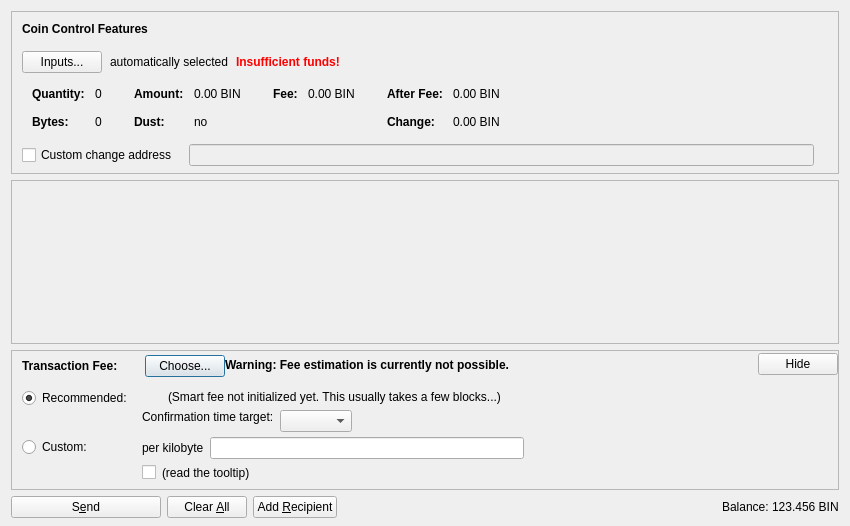
<?xml version="1.0" encoding="UTF-8"?>
<ui version="4.0">
 <class>SendCoinsDialog</class>
 <widget class="QDialog" name="SendCoinsDialog">
  <property name="geometry">
   <rect>
    <x>0</x>
    <y>0</y>
    <width>850</width>
    <height>526</height>
   </rect>
  </property>
  <property name="windowTitle">
   <string>Send Coins</string>
  </property>
  <layout class="QVBoxLayout" name="verticalLayout" stretch="0,1,0,0">
   <property name="bottomMargin">
    <number>8</number>
   </property>
   <item>
    <widget class="QFrame" name="frameCoinControl">
     <property name="sizePolicy">
      <sizepolicy hsizetype="Expanding" vsizetype="Expanding">
       <horstretch>0</horstretch>
       <verstretch>0</verstretch>
      </sizepolicy>
     </property>
     <property name="maximumSize">
      <size>
       <width>16777215</width>
       <height>16777215</height>
      </size>
     </property>
     <property name="frameShape">
      <enum>QFrame::StyledPanel</enum>
     </property>
     <property name="frameShadow">
      <enum>QFrame::Sunken</enum>
     </property>
     <layout class="QVBoxLayout" name="verticalLayoutCoinControl2">
      <property name="spacing">
       <number>0</number>
      </property>
      <property name="leftMargin">
       <number>0</number>
      </property>
      <property name="topMargin">
       <number>0</number>
      </property>
      <property name="rightMargin">
       <number>0</number>
      </property>
      <property name="bottomMargin">
       <number>6</number>
      </property>
      <item>
       <layout class="QVBoxLayout" name="verticalLayoutCoinControl" stretch="0,0,0,0,1">
        <property name="spacing">
         <number>0</number>
        </property>
        <property name="leftMargin">
         <number>10</number>
        </property>
        <property name="topMargin">
         <number>10</number>
        </property>
        <item>
         <layout class="QHBoxLayout" name="horizontalLayoutCoinControl1">
          <property name="bottomMargin">
           <number>15</number>
          </property>
          <item>
           <widget class="QLabel" name="labelCoinControlFeatures">
            <property name="sizePolicy">
             <sizepolicy hsizetype="Preferred" vsizetype="Maximum">
              <horstretch>0</horstretch>
              <verstretch>0</verstretch>
             </sizepolicy>
            </property>
            <property name="font">
             <font>
              <weight>75</weight>
              <bold>true</bold>
             </font>
            </property>
            <property name="styleSheet">
             <string notr="true">font-weight:bold;</string>
            </property>
            <property name="text">
             <string>Coin Control Features</string>
            </property>
           </widget>
          </item>
         </layout>
        </item>
        <item>
         <layout class="QHBoxLayout" name="horizontalLayoutCoinControl2" stretch="0,0,0,0">
          <property name="spacing">
           <number>8</number>
          </property>
          <property name="bottomMargin">
           <number>10</number>
          </property>
          <item>
           <widget class="QPushButton" name="pushButtonCoinControl">
            <property name="styleSheet">
             <string notr="true"/>
            </property>
            <property name="text">
             <string>Inputs...</string>
            </property>
            <property name="autoDefault">
             <bool>false</bool>
            </property>
           </widget>
          </item>
          <item>
           <widget class="QLabel" name="labelCoinControlAutomaticallySelected">
            <property name="text">
             <string>automatically selected</string>
            </property>
            <property name="margin">
             <number>5</number>
            </property>
           </widget>
          </item>
          <item>
           <widget class="QLabel" name="labelCoinControlInsuffFunds">
            <property name="font">
             <font>
              <weight>75</weight>
              <bold>true</bold>
             </font>
            </property>
            <property name="styleSheet">
             <string notr="true">color:red;font-weight:bold;</string>
            </property>
            <property name="text">
             <string>Insufficient funds!</string>
            </property>
            <property name="margin">
             <number>5</number>
            </property>
           </widget>
          </item>
          <item>
           <spacer name="horizontalSpacerCoinControl">
            <property name="orientation">
             <enum>Qt::Horizontal</enum>
            </property>
            <property name="sizeHint" stdset="0">
             <size>
              <width>40</width>
              <height>1</height>
             </size>
            </property>
           </spacer>
          </item>
         </layout>
        </item>
        <item>
         <widget class="QWidget" name="widgetCoinControl" native="true">
          <property name="sizePolicy">
           <sizepolicy hsizetype="Preferred" vsizetype="Preferred">
            <horstretch>0</horstretch>
            <verstretch>0</verstretch>
           </sizepolicy>
          </property>
          <property name="minimumSize">
           <size>
            <width>0</width>
            <height>0</height>
           </size>
          </property>
          <property name="styleSheet">
           <string notr="true"/>
          </property>
          <layout class="QHBoxLayout" name="horizontalLayoutCoinControl5">
           <property name="leftMargin">
            <number>0</number>
           </property>
           <property name="topMargin">
            <number>0</number>
           </property>
           <property name="rightMargin">
            <number>0</number>
           </property>
           <property name="bottomMargin">
            <number>0</number>
           </property>
           <item>
            <layout class="QHBoxLayout" name="horizontalLayoutCoinControl3" stretch="0,0,0,1">
             <property name="spacing">
              <number>20</number>
             </property>
             <property name="topMargin">
              <number>0</number>
             </property>
             <property name="bottomMargin">
              <number>10</number>
             </property>
             <item>
              <layout class="QFormLayout" name="formLayoutCoinControl1">
               <property name="horizontalSpacing">
                <number>10</number>
               </property>
               <property name="verticalSpacing">
                <number>14</number>
               </property>
               <property name="leftMargin">
                <number>10</number>
               </property>
               <property name="topMargin">
                <number>4</number>
               </property>
               <property name="rightMargin">
                <number>6</number>
               </property>
               <item row="0" column="0">
                <widget class="QLabel" name="labelCoinControlQuantityText">
                 <property name="font">
                  <font>
                   <weight>75</weight>
                   <bold>true</bold>
                  </font>
                 </property>
                 <property name="text">
                  <string>Quantity:</string>
                 </property>
                 <property name="margin">
                  <number>0</number>
                 </property>
                </widget>
               </item>
               <item row="0" column="1">
                <widget class="QLabel" name="labelCoinControlQuantity">
                 <property name="cursor">
                  <cursorShape>IBeamCursor</cursorShape>
                 </property>
                 <property name="contextMenuPolicy">
                  <enum>Qt::ActionsContextMenu</enum>
                 </property>
                 <property name="text">
                  <string notr="true">0</string>
                 </property>
                 <property name="margin">
                  <number>0</number>
                 </property>
                 <property name="textInteractionFlags">
                  <set>Qt::LinksAccessibleByMouse|Qt::TextSelectableByKeyboard|Qt::TextSelectableByMouse</set>
                 </property>
                </widget>
               </item>
               <item row="1" column="0">
                <widget class="QLabel" name="labelCoinControlBytesText">
                 <property name="font">
                  <font>
                   <weight>75</weight>
                   <bold>true</bold>
                  </font>
                 </property>
                 <property name="text">
                  <string>Bytes:</string>
                 </property>
                </widget>
               </item>
               <item row="1" column="1">
                <widget class="QLabel" name="labelCoinControlBytes">
                 <property name="cursor">
                  <cursorShape>IBeamCursor</cursorShape>
                 </property>
                 <property name="contextMenuPolicy">
                  <enum>Qt::ActionsContextMenu</enum>
                 </property>
                 <property name="text">
                  <string notr="true">0</string>
                 </property>
                 <property name="textInteractionFlags">
                  <set>Qt::LinksAccessibleByMouse|Qt::TextSelectableByKeyboard|Qt::TextSelectableByMouse</set>
                 </property>
                </widget>
               </item>
              </layout>
             </item>
             <item>
              <layout class="QFormLayout" name="formLayoutCoinControl2">
               <property name="horizontalSpacing">
                <number>10</number>
               </property>
               <property name="verticalSpacing">
                <number>14</number>
               </property>
               <property name="leftMargin">
                <number>6</number>
               </property>
               <property name="topMargin">
                <number>4</number>
               </property>
               <property name="rightMargin">
                <number>6</number>
               </property>
               <item row="0" column="0">
                <widget class="QLabel" name="labelCoinControlAmountText">
                 <property name="font">
                  <font>
                   <weight>75</weight>
                   <bold>true</bold>
                  </font>
                 </property>
                 <property name="text">
                  <string>Amount:</string>
                 </property>
                 <property name="margin">
                  <number>0</number>
                 </property>
                </widget>
               </item>
               <item row="0" column="1">
                <widget class="QLabel" name="labelCoinControlAmount">
                 <property name="cursor">
                  <cursorShape>IBeamCursor</cursorShape>
                 </property>
                 <property name="contextMenuPolicy">
                  <enum>Qt::ActionsContextMenu</enum>
                 </property>
                 <property name="text">
                  <string notr="true">0.00 BIN</string>
                 </property>
                 <property name="textInteractionFlags">
                  <set>Qt::LinksAccessibleByMouse|Qt::TextSelectableByKeyboard|Qt::TextSelectableByMouse</set>
                 </property>
                </widget>
               </item>
               <item row="1" column="0">
                <widget class="QLabel" name="labelCoinControlLowOutputText">
                 <property name="font">
                  <font>
                   <weight>75</weight>
                   <bold>true</bold>
                  </font>
                 </property>
                 <property name="text">
                  <string>Dust:</string>
                 </property>
                </widget>
               </item>
               <item row="1" column="1">
                <widget class="QLabel" name="labelCoinControlLowOutput">
                 <property name="cursor">
                  <cursorShape>IBeamCursor</cursorShape>
                 </property>
                 <property name="contextMenuPolicy">
                  <enum>Qt::ActionsContextMenu</enum>
                 </property>
                 <property name="text">
                  <string notr="true">no</string>
                 </property>
                 <property name="textInteractionFlags">
                  <set>Qt::LinksAccessibleByMouse|Qt::TextSelectableByKeyboard|Qt::TextSelectableByMouse</set>
                 </property>
                </widget>
               </item>
              </layout>
             </item>
             <item>
              <layout class="QFormLayout" name="formLayoutCoinControl3">
               <property name="horizontalSpacing">
                <number>10</number>
               </property>
               <property name="verticalSpacing">
                <number>14</number>
               </property>
               <property name="leftMargin">
                <number>6</number>
               </property>
               <property name="topMargin">
                <number>4</number>
               </property>
               <property name="rightMargin">
                <number>6</number>
               </property>
               <item row="0" column="0">
                <widget class="QLabel" name="labelCoinControlFeeText">
                 <property name="font">
                  <font>
                   <weight>75</weight>
                   <bold>true</bold>
                  </font>
                 </property>
                 <property name="text">
                  <string>Fee:</string>
                 </property>
                 <property name="margin">
                  <number>0</number>
                 </property>
                </widget>
               </item>
               <item row="0" column="1">
                <widget class="QLabel" name="labelCoinControlFee">
                 <property name="cursor">
                  <cursorShape>IBeamCursor</cursorShape>
                 </property>
                 <property name="contextMenuPolicy">
                  <enum>Qt::ActionsContextMenu</enum>
                 </property>
                 <property name="text">
                  <string notr="true">0.00 BIN</string>
                 </property>
                 <property name="textInteractionFlags">
                  <set>Qt::LinksAccessibleByMouse|Qt::TextSelectableByKeyboard|Qt::TextSelectableByMouse</set>
                 </property>
                </widget>
               </item>
              </layout>
             </item>
             <item>
              <layout class="QFormLayout" name="formLayoutCoinControl4">
               <property name="horizontalSpacing">
                <number>10</number>
               </property>
               <property name="verticalSpacing">
                <number>14</number>
               </property>
               <property name="leftMargin">
                <number>6</number>
               </property>
               <property name="topMargin">
                <number>4</number>
               </property>
               <property name="rightMargin">
                <number>6</number>
               </property>
               <item row="0" column="0">
                <widget class="QLabel" name="labelCoinControlAfterFeeText">
                 <property name="font">
                  <font>
                   <weight>75</weight>
                   <bold>true</bold>
                  </font>
                 </property>
                 <property name="text">
                  <string>After Fee:</string>
                 </property>
                 <property name="margin">
                  <number>0</number>
                 </property>
                </widget>
               </item>
               <item row="0" column="1">
                <widget class="QLabel" name="labelCoinControlAfterFee">
                 <property name="cursor">
                  <cursorShape>IBeamCursor</cursorShape>
                 </property>
                 <property name="contextMenuPolicy">
                  <enum>Qt::ActionsContextMenu</enum>
                 </property>
                 <property name="text">
                  <string notr="true">0.00 BIN</string>
                 </property>
                 <property name="textInteractionFlags">
                  <set>Qt::LinksAccessibleByMouse|Qt::TextSelectableByKeyboard|Qt::TextSelectableByMouse</set>
                 </property>
                </widget>
               </item>
               <item row="1" column="0">
                <widget class="QLabel" name="labelCoinControlChangeText">
                 <property name="font">
                  <font>
                   <weight>75</weight>
                   <bold>true</bold>
                  </font>
                 </property>
                 <property name="text">
                  <string>Change:</string>
                 </property>
                </widget>
               </item>
               <item row="1" column="1">
                <widget class="QLabel" name="labelCoinControlChange">
                 <property name="cursor">
                  <cursorShape>IBeamCursor</cursorShape>
                 </property>
                 <property name="contextMenuPolicy">
                  <enum>Qt::ActionsContextMenu</enum>
                 </property>
                 <property name="text">
                  <string notr="true">0.00 BIN</string>
                 </property>
                 <property name="textInteractionFlags">
                  <set>Qt::LinksAccessibleByMouse|Qt::TextSelectableByKeyboard|Qt::TextSelectableByMouse</set>
                 </property>
                </widget>
               </item>
              </layout>
             </item>
            </layout>
           </item>
          </layout>
         </widget>
        </item>
        <item>
         <layout class="QHBoxLayout" name="horizontalLayoutCoinControl4" stretch="0,0,0">
          <property name="spacing">
           <number>12</number>
          </property>
          <property name="sizeConstraint">
           <enum>QLayout::SetDefaultConstraint</enum>
          </property>
          <property name="topMargin">
           <number>5</number>
          </property>
          <property name="rightMargin">
           <number>5</number>
          </property>
          <item>
           <widget class="QCheckBox" name="checkBoxCoinControlChange">
            <property name="toolTip">
             <string>If this is activated, but the change address is empty or invalid, change will be sent to a newly generated address.</string>
            </property>
            <property name="text">
             <string>Custom change address</string>
            </property>
           </widget>
          </item>
          <item>
           <widget class="QValidatedLineEdit" name="lineEditCoinControlChange">
            <property name="enabled">
             <bool>false</bool>
            </property>
            <property name="sizePolicy">
             <sizepolicy hsizetype="Expanding" vsizetype="Fixed">
              <horstretch>0</horstretch>
              <verstretch>0</verstretch>
             </sizepolicy>
            </property>
           </widget>
          </item>
          <item>
           <widget class="QLabel" name="labelCoinControlChangeLabel">
            <property name="sizePolicy">
             <sizepolicy hsizetype="Preferred" vsizetype="Expanding">
              <horstretch>0</horstretch>
              <verstretch>0</verstretch>
             </sizepolicy>
            </property>
            <property name="minimumSize">
             <size>
              <width>0</width>
              <height>0</height>
             </size>
            </property>
            <property name="text">
             <string/>
            </property>
            <property name="margin">
             <number>3</number>
            </property>
           </widget>
          </item>
         </layout>
        </item>
        <item>
         <spacer name="verticalSpacerCoinControl">
          <property name="orientation">
           <enum>Qt::Vertical</enum>
          </property>
          <property name="sizeHint" stdset="0">
           <size>
            <width>800</width>
            <height>1</height>
           </size>
          </property>
         </spacer>
        </item>
       </layout>
      </item>
     </layout>
    </widget>
   </item>
   <item>
    <widget class="QScrollArea" name="scrollArea">
     <property name="widgetResizable">
      <bool>true</bool>
     </property>
     <widget class="QWidget" name="scrollAreaWidgetContents">
      <property name="geometry">
       <rect>
        <x>0</x>
        <y>0</y>
        <width>830</width>
        <height>104</height>
       </rect>
      </property>
      <layout class="QVBoxLayout" name="verticalLayout_2" stretch="0,1">
       <property name="leftMargin">
        <number>0</number>
       </property>
       <property name="topMargin">
        <number>0</number>
       </property>
       <property name="rightMargin">
        <number>0</number>
       </property>
       <property name="bottomMargin">
        <number>0</number>
       </property>
       <item>
        <layout class="QVBoxLayout" name="entries">
         <property name="spacing">
          <number>6</number>
         </property>
        </layout>
       </item>
       <item>
        <spacer name="verticalSpacer">
         <property name="orientation">
          <enum>Qt::Vertical</enum>
         </property>
         <property name="sizeHint" stdset="0">
          <size>
           <width>20</width>
           <height>40</height>
          </size>
         </property>
        </spacer>
       </item>
      </layout>
     </widget>
    </widget>
   </item>
   <item>
    <widget class="QFrame" name="frameFee">
     <property name="sizePolicy">
      <sizepolicy hsizetype="Expanding" vsizetype="Expanding">
       <horstretch>0</horstretch>
       <verstretch>0</verstretch>
      </sizepolicy>
     </property>
     <property name="maximumSize">
      <size>
       <width>16777215</width>
       <height>16777215</height>
      </size>
     </property>
     <property name="frameShape">
      <enum>QFrame::StyledPanel</enum>
     </property>
     <property name="frameShadow">
      <enum>QFrame::Sunken</enum>
     </property>
     <layout class="QVBoxLayout" name="verticalLayoutFee1">
      <property name="spacing">
       <number>0</number>
      </property>
      <property name="leftMargin">
       <number>0</number>
      </property>
      <property name="topMargin">
       <number>0</number>
      </property>
      <property name="rightMargin">
       <number>0</number>
      </property>
      <property name="bottomMargin">
       <number>0</number>
      </property>
      <item>
       <layout class="QVBoxLayout" name="verticalLayoutFee2" stretch="0,0,0">
        <property name="spacing">
         <number>0</number>
        </property>
        <property name="leftMargin">
         <number>10</number>
        </property>
        <property name="topMargin">
         <number>0</number>
        </property>
        <item>
         <layout class="QHBoxLayout" name="horizontalLayoutFee1">
          <property name="bottomMargin">
           <number>0</number>
          </property>
          <item>
           <layout class="QVBoxLayout" name="verticalLayoutFee7">
            <property name="spacing">
             <number>0</number>
            </property>
            <item>
             <spacer name="verticalSpacerSmartFee">
              <property name="orientation">
               <enum>Qt::Vertical</enum>
              </property>
              <property name="sizeType">
               <enum>QSizePolicy::Fixed</enum>
              </property>
              <property name="sizeHint" stdset="0">
               <size>
                <width>1</width>
                <height>4</height>
               </size>
              </property>
             </spacer>
            </item>
            <item>
             <layout class="QHBoxLayout" name="horizontalLayoutSmartFee">
              <property name="spacing">
               <number>10</number>
              </property>
              <item>
               <widget class="QLabel" name="labelFeeHeadline">
                <property name="sizePolicy">
                 <sizepolicy hsizetype="Preferred" vsizetype="Maximum">
                  <horstretch>0</horstretch>
                  <verstretch>0</verstretch>
                 </sizepolicy>
                </property>
                <property name="font">
                 <font>
                  <weight>75</weight>
                  <bold>true</bold>
                 </font>
                </property>
                <property name="styleSheet">
                 <string notr="true">font-weight:bold;</string>
                </property>
                <property name="text">
                 <string>Transaction Fee:</string>
                </property>
               </widget>
              </item>
              <item>
               <widget class="QLabel" name="labelFeeMinimized">
                <property name="text">
                 <string/>
                </property>
               </widget>
              </item>
              <item>
               <widget class="QPushButton" name="buttonChooseFee">
                <property name="text">
                 <string>Choose...</string>
                </property>
               </widget>
              </item>
             </layout>
            </item>
            <item>
             <spacer name="verticalSpacer_5">
              <property name="orientation">
               <enum>Qt::Vertical</enum>
              </property>
              <property name="sizeHint" stdset="0">
               <size>
                <width>1</width>
                <height>1</height>
               </size>
              </property>
             </spacer>
            </item>
           </layout>
          </item>
          <item>
           <widget class="QLabel" name="fallbackFeeWarningLabel">
            <property name="toolTip">
             <string>Using the fallbackfee can result in sending a transaction that will take several hours or days (or never) to confirm. Consider choosing your fee manually or wait until you have validated the complete chain.</string>
            </property>
            <property name="font">
            <font>
                <weight>75</weight>
                <bold>true</bold>
            </font>
            </property>
            <property name="text">
             <string>Warning: Fee estimation is currently not possible.</string>
            </property>
            <property name="wordWrap">
             <bool>false</bool>
            </property>
           </widget>
          </item>
          <item>
           <spacer name="horizontalSpacer_4">
            <property name="orientation">
             <enum>Qt::Horizontal</enum>
            </property>
            <property name="sizeType">
             <enum>QSizePolicy::MinimumExpanding</enum>
            </property>
            <property name="sizeHint" stdset="0">
             <size>
              <width>40</width>
              <height>20</height>
             </size>
            </property>
           </spacer>
          </item>
          <item>
           <widget class="QPushButton" name="buttonMinimizeFee">
            <property name="toolTip">
             <string>collapse fee-settings</string>
            </property>
            <property name="text">
             <string>Hide</string>
            </property>
           </widget>
          </item>
         </layout>
        </item>
        <item>
         <widget class="QFrame" name="frameFeeSelection">
          <layout class="QVBoxLayout" name="verticalLayoutFee12">
           <property name="spacing">
            <number>0</number>
           </property>
           <property name="leftMargin">
            <number>0</number>
           </property>
           <property name="topMargin">
            <number>0</number>
           </property>
           <property name="rightMargin">
            <number>0</number>
           </property>
           <property name="bottomMargin">
            <number>0</number>
           </property>
           <item>
            <layout class="QGridLayout" name="gridLayoutFee">
             <property name="topMargin">
              <number>10</number>
             </property>
             <property name="bottomMargin">
              <number>4</number>
             </property>
             <property name="horizontalSpacing">
              <number>10</number>
             </property>
             <property name="verticalSpacing">
              <number>4</number>
             </property>
             <item row="1" column="1">
              <layout class="QVBoxLayout" name="verticalLayoutFee8">
               <property name="spacing">
                <number>6</number>
               </property>
               <item>
                <layout class="QHBoxLayout" name="horizontalLayoutFee13">
                 <item>
                  <widget class="QLabel" name="labelCustomPerKilobyte">
                   <property name="toolTip">
                    <string>If the custom fee is set to 1000 satoshis and the transaction is only 250 bytes, then &quot;per kilobyte&quot; only pays 250 satoshis in fee, while &quot;total at least&quot; pays 1000 satoshis. For transactions bigger than a kilobyte both pay by kilobyte.</string>
                   </property>
                   <property name="text">
                    <string>per kilobyte</string>
                   </property>
                  </widget>
                 </item>
                 <item>
                  <widget class="BitcoinAmountField" name="customFee"/>
                 </item>
                 <item>
                  <spacer name="horizontalSpacer_6">
                   <property name="orientation">
                    <enum>Qt::Horizontal</enum>
                   </property>
                   <property name="sizeHint" stdset="0">
                    <size>
                     <width>1</width>
                     <height>1</height>
                    </size>
                   </property>
                  </spacer>
                 </item>
                </layout>
               </item>
               <item>
                <layout class="QHBoxLayout" name="horizontalLayoutFee8">
                 <item>
                  <widget class="QCheckBox" name="checkBoxMinimumFee">
                   <property name="toolTip">
                    <string>Paying only the minimum fee is just fine as long as there is less transaction volume than space in the blocks. But be aware that this can end up in a never confirming transaction once there is more demand for bintancoin transactions than the network can process.</string>
                   </property>
                   <property name="text">
                    <string/>
                   </property>
                  </widget>
                 </item>
                 <item>
                  <widget class="QLabel" name="labelMinFeeWarning">
                   <property name="enabled">
                    <bool>true</bool>
                   </property>
                   <property name="toolTip">
                    <string>Paying only the minimum fee is just fine as long as there is less transaction volume than space in the blocks. But be aware that this can end up in a never confirming transaction once there is more demand for bintancoin transactions than the network can process.</string>
                   </property>
                   <property name="text">
                    <string>(read the tooltip)</string>
                   </property>
                   <property name="margin">
                    <number>5</number>
                   </property>
                  </widget>
                 </item>
                 <item>
                  <spacer name="horizontalSpacer_2">
                   <property name="orientation">
                    <enum>Qt::Horizontal</enum>
                   </property>
                   <property name="sizeHint" stdset="0">
                    <size>
                     <width>1</width>
                     <height>1</height>
                    </size>
                   </property>
                  </spacer>
                 </item>
                </layout>
               </item>
              </layout>
             </item>
             <item row="0" column="0">
              <layout class="QVBoxLayout" name="verticalLayoutFee4" stretch="0,1">
               <item>
                <widget class="QRadioButton" name="radioSmartFee">
                 <property name="text">
                  <string>Recommended:</string>
                 </property>
                 <property name="checked">
                  <bool>true</bool>
                 </property>
                 <attribute name="buttonGroup">
                  <string notr="true">groupFee</string>
                 </attribute>
                </widget>
               </item>
               <item>
                <spacer name="verticalSpacer_2">
                 <property name="orientation">
                  <enum>Qt::Vertical</enum>
                 </property>
                 <property name="sizeHint" stdset="0">
                  <size>
                   <width>1</width>
                   <height>1</height>
                  </size>
                 </property>
                </spacer>
               </item>
              </layout>
             </item>
             <item row="1" column="0">
              <layout class="QVBoxLayout" name="verticalLayoutFee9" stretch="0,1">
               <item>
                <widget class="QRadioButton" name="radioCustomFee">
                 <property name="text">
                  <string>Custom:</string>
                 </property>
                 <attribute name="buttonGroup">
                  <string notr="true">groupFee</string>
                 </attribute>
                </widget>
               </item>
               <item>
                <spacer name="verticalSpacer_6">
                 <property name="orientation">
                  <enum>Qt::Vertical</enum>
                 </property>
                 <property name="sizeHint" stdset="0">
                  <size>
                   <width>1</width>
                   <height>1</height>
                  </size>
                 </property>
                </spacer>
               </item>
              </layout>
             </item>
             <item row="0" column="1">
              <layout class="QVBoxLayout" name="verticalLayoutFee3" stretch="0,0,1">
               <property name="spacing">
                <number>6</number>
               </property>
               <property name="topMargin">
                <number>2</number>
               </property>
               <item>
                <layout class="QHBoxLayout" name="horizontalLayoutFee12">
                 <item>
                  <widget class="QLabel" name="labelSmartFee">
                   <property name="text">
                    <string/>
                   </property>
                   <property name="margin">
                    <number>2</number>
                   </property>
                  </widget>
                 </item>
                 <item>
                  <widget class="QLabel" name="labelFeeEstimation">
                   <property name="text">
                    <string/>
                   </property>
                  </widget>
                 </item>
                 <item>
                  <widget class="QLabel" name="labelSmartFee2">
                   <property name="text">
                    <string>(Smart fee not initialized yet. This usually takes a few blocks...)</string>
                   </property>
                   <property name="margin">
                    <number>2</number>
                   </property>
                  </widget>
                 </item>
                 <item>
                  <spacer name="horizontalSpacer_5">
                   <property name="orientation">
                    <enum>Qt::Horizontal</enum>
                   </property>
                   <property name="sizeHint" stdset="0">
                    <size>
                     <width>1</width>
                     <height>1</height>
                    </size>
                   </property>
                  </spacer>
                 </item>
                </layout>
               </item>
               <item>
                <layout class="QHBoxLayout" name="horizontalLayoutFee9">
                 <item>
                  <layout class="QVBoxLayout" name="verticalLayoutFee6">
                   <item>
                    <widget class="QLabel" name="labelSmartFee3">
                     <property name="text">
                      <string>Confirmation time target:</string>
                     </property>
                     <property name="margin">
                      <number>2</number>
                     </property>
                    </widget>
                   </item>
                   <item>
                    <spacer name="verticalSpacer_3">
                     <property name="orientation">
                      <enum>Qt::Vertical</enum>
                     </property>
                     <property name="sizeHint" stdset="0">
                      <size>
                       <width>1</width>
                       <height>1</height>
                      </size>
                     </property>
                    </spacer>
                   </item>
                  </layout>
                 </item>
                 <item>
                  <layout class="QVBoxLayout" name="verticalLayoutFee5">
                   <property name="rightMargin">
                    <number>30</number>
                   </property>
                   <item>
                    <layout class="QHBoxLayout" name="horizontalLayoutConfTarget">
                     <property name="bottomMargin">
                      <number>0</number>
                     </property>
                     <item>
                      <widget class="QComboBox" name="confTargetSelector"/>
                     </item>
                     <item>
                      <spacer name="horizontalSpacerConfTarget">
                       <property name="orientation">
                        <enum>Qt::Horizontal</enum>
                       </property>
                       <property name="sizeHint" stdset="0">
                        <size>
                         <width>40</width>
                         <height>20</height>
                        </size>
                       </property>
                      </spacer>
                     </item>
                    </layout>
                   </item>
                  </layout>
                 </item>
                </layout>
               </item>
               <item>
                <spacer name="verticalSpacer_4">
                 <property name="orientation">
                  <enum>Qt::Vertical</enum>
                 </property>
                 <property name="sizeHint" stdset="0">
                  <size>
                   <width>1</width>
                   <height>1</height>
                  </size>
                 </property>
                </spacer>
               </item>
              </layout>
             </item>
            </layout>
           </item>
          </layout>
         </widget>
        </item>
        <item>
         <spacer name="verticalSpacerFee">
          <property name="orientation">
           <enum>Qt::Vertical</enum>
          </property>
          <property name="sizeHint" stdset="0">
           <size>
            <width>40</width>
            <height>5</height>
           </size>
          </property>
         </spacer>
        </item>
       </layout>
      </item>
     </layout>
    </widget>
   </item>
   <item>
    <layout class="QHBoxLayout" name="horizontalLayout">
     <item>
      <widget class="QPushButton" name="sendButton">
       <property name="minimumSize">
        <size>
         <width>150</width>
         <height>0</height>
        </size>
       </property>
       <property name="toolTip">
        <string>Confirm the send action</string>
       </property>
       <property name="text">
        <string>S&amp;end</string>
       </property>
       <property name="icon">
        <iconset resource="../bitcoin.qrc">
         <normaloff>:/icons/send</normaloff>:/icons/send</iconset>
       </property>
       <property name="autoDefault">
        <bool>false</bool>
       </property>
       <property name="default">
        <bool>false</bool>
       </property>
      </widget>
     </item>
     <item>
      <widget class="QPushButton" name="clearButton">
       <property name="sizePolicy">
        <sizepolicy hsizetype="Minimum" vsizetype="Fixed">
         <horstretch>0</horstretch>
         <verstretch>0</verstretch>
        </sizepolicy>
       </property>
       <property name="toolTip">
        <string>Clear all fields of the form.</string>
       </property>
       <property name="text">
        <string>Clear &amp;All</string>
       </property>
       <property name="icon">
        <iconset resource="../bitcoin.qrc">
         <normaloff>:/icons/remove</normaloff>:/icons/remove</iconset>
       </property>
       <property name="autoDefault">
        <bool>false</bool>
       </property>
      </widget>
     </item>
     <item>
      <widget class="QPushButton" name="addButton">
       <property name="toolTip">
        <string>Send to multiple recipients at once</string>
       </property>
       <property name="text">
        <string>Add &amp;Recipient</string>
       </property>
       <property name="icon">
        <iconset resource="../bitcoin.qrc">
         <normaloff>:/icons/add</normaloff>:/icons/add</iconset>
       </property>
       <property name="autoDefault">
        <bool>false</bool>
       </property>
      </widget>
     </item>
     <item>
      <spacer name="horizontalSpacer">
       <property name="orientation">
        <enum>Qt::Horizontal</enum>
       </property>
       <property name="sizeHint" stdset="0">
        <size>
         <width>40</width>
         <height>20</height>
        </size>
       </property>
      </spacer>
     </item>
     <item>
      <layout class="QHBoxLayout" name="horizontalLayout_2">
       <property name="spacing">
        <number>3</number>
       </property>
       <item>
        <widget class="QLabel" name="label">
         <property name="sizePolicy">
          <sizepolicy hsizetype="Preferred" vsizetype="Fixed">
           <horstretch>0</horstretch>
           <verstretch>0</verstretch>
          </sizepolicy>
         </property>
         <property name="text">
          <string>Balance:</string>
         </property>
        </widget>
       </item>
       <item>
        <widget class="QLabel" name="labelBalance">
         <property name="sizePolicy">
          <sizepolicy hsizetype="Preferred" vsizetype="Fixed">
           <horstretch>0</horstretch>
           <verstretch>0</verstretch>
          </sizepolicy>
         </property>
         <property name="cursor">
          <cursorShape>IBeamCursor</cursorShape>
         </property>
         <property name="text">
          <string notr="true">123.456 BIN</string>
         </property>
         <property name="textInteractionFlags">
          <set>Qt::LinksAccessibleByMouse|Qt::TextSelectableByKeyboard|Qt::TextSelectableByMouse</set>
         </property>
        </widget>
       </item>
      </layout>
     </item>
    </layout>
   </item>
  </layout>
 </widget>
 <customwidgets>
  <customwidget>
   <class>QValidatedLineEdit</class>
   <extends>QLineEdit</extends>
   <header>qt/qvalidatedlineedit.h</header>
  </customwidget>
  <customwidget>
   <class>BitcoinAmountField</class>
   <extends>QLineEdit</extends>
   <header>qt/bitcoinamountfield.h</header>
   <container>1</container>
  </customwidget>
 </customwidgets>
 <resources>
  <include location="../bitcoin.qrc"/>
 </resources>
 <connections/>
 <buttongroups>
  <buttongroup name="groupFee"/>
 </buttongroups>
</ui>
